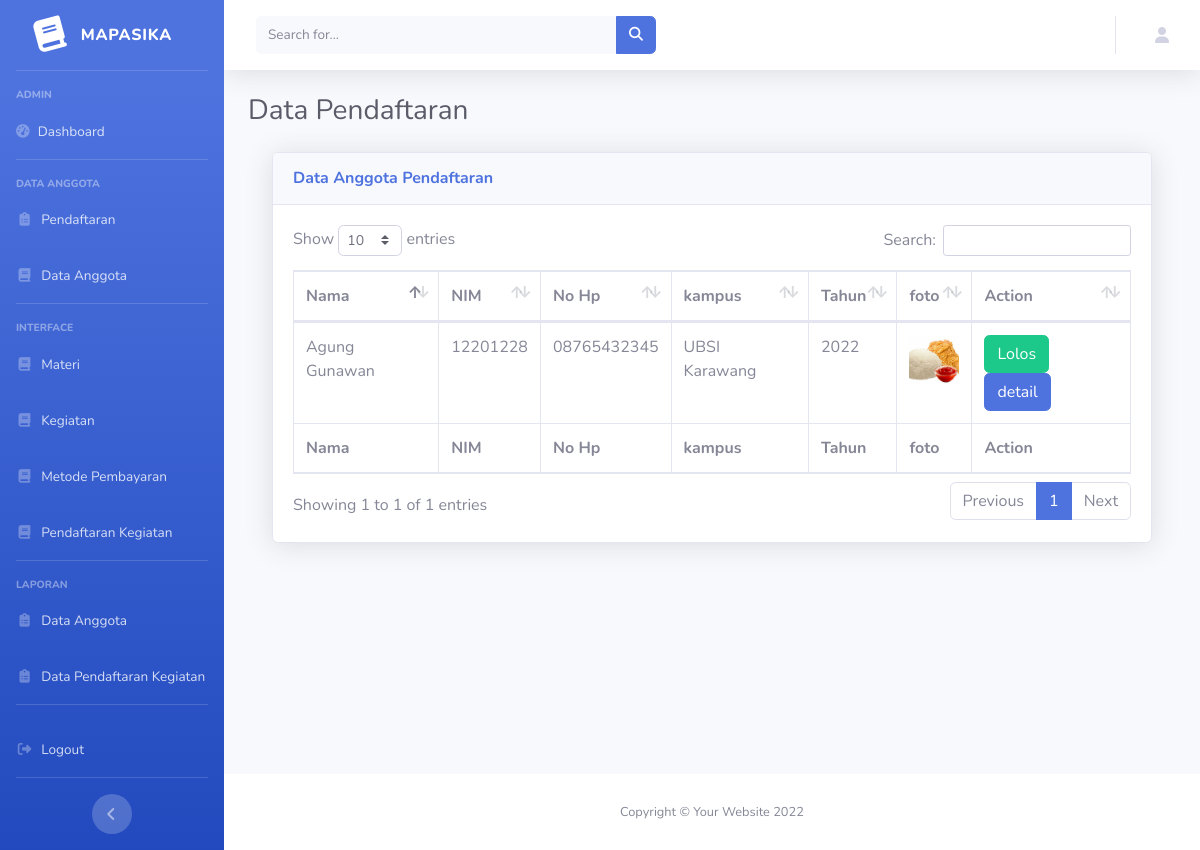
Screenshot of /index.php/admin/pendaftaran with the database file from the repository.
### tables this page shows
CREATE TABLE `anggota` (
  `id_user` int(11) NOT NULL,
  `nama_lengkap` varchar(30) NOT NULL,
  `tempat_lahir` varchar(30) NOT NULL,
  `tgl_lahir` date NOT NULL,
  `nim` char(8) NOT NULL,
  `kampus` varchar(30) NOT NULL,
  `alamat` text NOT NULL,
  `nomer_hp` char(13) NOT NULL,
  `berat_badan` char(3) NOT NULL,
  `tinggi_badan` char(3) NOT NULL,
  `jenis_kelamin` char(1) NOT NULL,
  `riwayat_penyakit` char(20) NOT NULL,
  `obat_riwayat_penyakit` char(20) NOT NULL,
  `foto` char(30) NOT NULL,
  `jabatan` varchar(30) NOT NULL
);

CREATE TABLE `user` (
  `id_user` int(11) NOT NULL,
  `nama` varchar(30) NOT NULL,
  `email` varchar(128) NOT NULL,
  `password` varchar(257) NOT NULL,
  `role_id` int(1) NOT NULL,
  `is_active` int(1) NOT NULL,
  `date_create` int(11) NOT NULL
);

### application/controllers/Admin.php (called while the page is built, shortened)
<?php
class Admin extends CI_Controller {
  public function __construct(){
      $this->load->model('ModelUser');
      $this->load->model('ModelKegiatan');
      $this->load->library('form_validation');
    }
    public function pendaftaran() {
      $data['judul'] = 'Pendaftaran';
      $data['user'] = $this->ModelUser->cekData(['email' => $this->session->userdata('email')])->row_array();
      $data['daftar_daftar'] = $this->ModelUser->cekDaftar(['jabatan' => 'calon anggota'])->result_array();
      $this->load->view('templates/admin_header', $data);
      $this->load->view('templates/admin_sidebar', $data);
      $this->load->view('templates/admin_topbar', $data);
      $this->load->view('admin/pendaftaran', $data);
      $this->load->view('templates/admin_footer');
    }
}

### index.php (called while the page is built, shortened)
<?php
require_once BASEPATH.'core/CodeIgniter.php';

### application/models/ModelUser.php (called while the page is built, shortened)
<?php
class ModelUser extends CI_Model
{
    public function cekDaftar($where = null)
    {
        return $this->db->get_where('anggota', $where);
    }
    public function cekData($where = null)
    {
        return $this->db->get_where('user', $where);
    }
}

### application/views/admin/pendaftaran.php (the view, shortened to what this page needs)
    <div class="container-fluid">
        <h1 class="h3 mb-4 text-gray-800">Data Pendaftaran</h1>
        <div class="container-fluid">
            <div class="card shadow mb-4">
                <div class="card-header py-3">
                    <h6 class="m-0 font-weight-bold text-primary">Data Anggota Pendaftaran</h6>
                </div>
                <div class="card-body">
                    <div class="table-responsive">
                        <table class="table table-bordered" id="dataTable" width="100%" cellspacing="0">
                            <thead>
                              <tr>
                                  <th>Nama</th>
                                  <th>NIM</th>
                                  <th>No Hp</th>
                                  <th>kampus</th>
                                  <th>Tahun</th>
                                  <th>foto</th>
                                  <th>Action</th>
                              </tr>
                            </thead>
                            <tfoot>
                                <tr>
                                    <th>Nama</th>
                                    <th>NIM</th>
                                    <th>No Hp</th>
                                    <th>kampus</th>
                                    <th>Tahun</th>
                                    <th>foto</th>
                                    <th>Action</th>
                                </tr>
                            </tfoot>
                            <tbody>
                              <?php foreach ($daftar_daftar as $da):
                                $user = $this->ModelUser->cekData(['id_user' => $da['id_user']])->row_array();
                                ?>
                                <tr>
                                    <td><?= $da['nama_lengkap']; ?></td>
                                    <td><?= $da['nim']; ?></td>
                                    <td><?= $da['nomer_hp']; ?></td>
                                    <td><?= $da['kampus']; ?></td>
                                    <td><?= date('Y',$user['date_create']); ?></td>
                                    <td><img style="width: 50px; height: 50px;" src="<?= base_url('assets/img/') . $da['foto']; ?>"</td>
                                    <td>
                                      <a href="<?= base_url('admin/lolos/') . $da['id_user']; ?>" class="btn btn-success" onclick="return confirm('apakah anda yakin?')">Lolos</a>
                                      <a href="<?= base_url('admin/detail/') . $da['id_user']; ?>" class="btn btn-primary">detail</a>
                                    </td>
                                </tr>
                              <?php endforeach; ?>
                            </tbody>
                        </table>
                    </div>
                </div>
            </div>
        </div>
    </div>
</div>

### rows the page displays
anggota: nama_lengkap "Agung Gunawan", nim "12201228", nomer_hp "08765432345", kampus "UBSI Karawang", user.date_create "2022", foto (picture)
